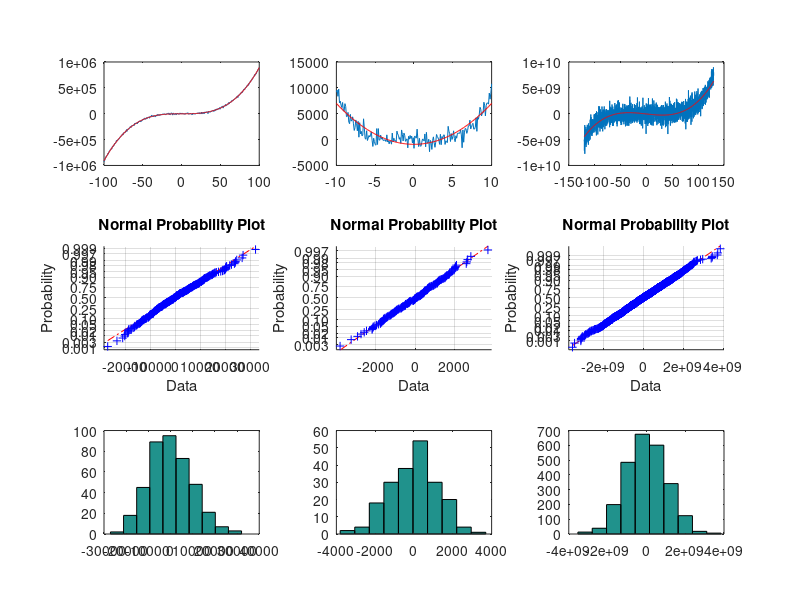

MATLAB code to generate this figure:
clf
clear
load poly.mat

c1 = [ones(length(x1), 1) x1 x1.^2 x1.^3, x1.^4]
r1 = regress(y1, c1);
a1 = c1*r1;
res1 = a1 - y1;
subplot(331), plot(x1, y1, x1, a1, 'r');
subplot(334), normplot(res1);
subplot(337), hist(res1);

c2 = [ones(length(x2), 1) x2 x2.^2]
r2 = regress(y2, c2);
a2 = c2*r2;
res2 = a2 - y2;
subplot(332), plot(x2, y2, x2, a2, 'r');
subplot(335), normplot(res2);
subplot(338), hist(res2);

c3 = [ones(length(x3), 1) x3 x3.^2 x3.^3]
r3 = regress(y3, c3);
a3 = c3*r3;
res3 = a3 - y3;
subplot(333), plot(x3, y3, x3, a3, 'r');
subplot(336), normplot(res3);
subplot(339), hist(res3);
